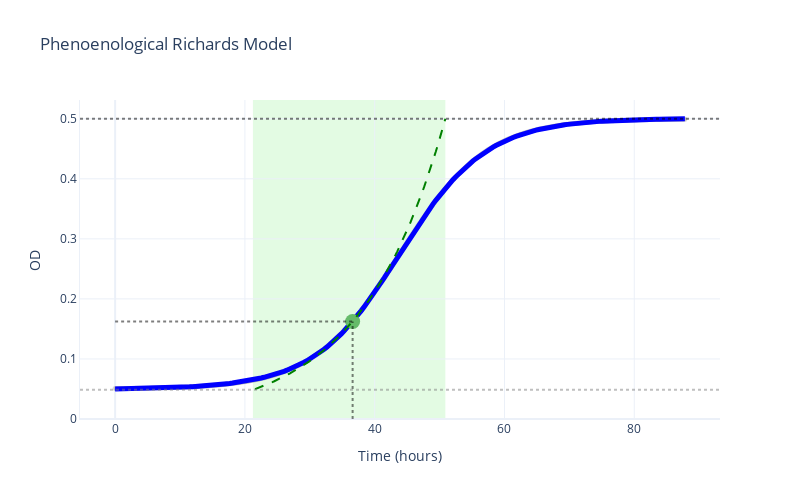

Notebook code for this chart:
### Code cell
# Example: Plot phenomenological Richards model
# Fit phenomenological parametric models
fit_phenom_richards = gc.parametric.fit_parametric(time, data, method="phenom_richards")
stats_phenom_richards = gc.utils.extract_stats(fit_phenom_richards, time, data, phase_boundary_method="tangent")

# Create base plot with data
fig = gc.plot.create_base_plot(time, data, scale="linear")

# Annotate with fit and growth statistics
fig = gc.plot.annotate_plot(
    fig,
    scale="linear",
    phase_boundaries=(stats_phenom_richards["exp_phase_start"], stats_phenom_richards["exp_phase_end"]),
    time_umax=stats_phenom_richards["time_at_umax"],
    od_umax=stats_phenom_richards["od_at_umax"],
    od_max=stats_phenom_richards["max_od"],
    N0=stats_phenom_richards["N0"],
    umax=stats_phenom_richards["mu_max"],
    umax_point=(stats_phenom_richards["time_at_umax"], stats_phenom_richards["od_at_umax"]),
    fitted_model=fit_phenom_richards,
    draw_umax_tangent=True,
)

# Add title and display
fig.update_layout(
    title="Phenoenological Richards Model",
    height=500,
    width=800,
    template="plotly_white",
)
fig.show()

### Figure 1 — Plotly figure (JSON) as saved in the notebook; plotly's stock layout.template omitted (floating-point values rounded to 4 significant figures; data arrays with more than 128 entries replaced by an {"elided": "..."} marker saying what was removed)
{"data": [{"marker": {"color": "gray", "opacity": 0.3, "size": 5}, "mode": "markers", "name": "Data", "showlegend": false, "type": "scatter", "x": {"elided": "440 float values"}, "y": {"elided": "440 float values"}}, {"line": {"color": "blue", "width": 5}, "mode": "lines", "name": "Phenomenological Richards fit", "showlegend": false, "type": "scatter", "x": {"elided": "200 float values"}, "y": {"elided": "200 float values"}}, {"marker": {"color": "#66BB6A", "size": 15, "symbol": "circle"}, "mode": "markers", "showlegend": false, "type": "scatter", "x": [36.6], "y": [0.1624]}, {"hovertemplate": "Tangent line at μmax<extra></extra>", "line": {"color": "green", "dash": "dash", "width": 2}, "mode": "lines", "name": "umax tangent", "showlegend": false, "type": "scatter", "x": [21.57, 21.86, 22.16, 22.45, 22.75, 23.05, 23.34, 23.64, 23.94, 24.23, 24.53, 24.82, 25.12, 25.42, 25.71, 26.01, 26.31, 26.6, 26.9, 27.19, 27.49, 27.79, 28.08, 28.38, 28.68, 28.97, 29.27, 29.56, 29.86, 30.16, 30.45, 30.75, 31.05, 31.34, 31.64, 31.93, 32.23, 32.53, 32.82, 33.12, 33.42, 33.71, 34.01, 34.3, 34.6, 34.9, 35.19, 35.49, 35.78, 36.08, 36.38, 36.67, 36.97, 37.27, 37.56, 37.86, 38.15, 38.45, 38.75, 39.04, 39.34, 39.64, 39.93, 40.23, 40.52, 40.82, 41.12, 41.41, 41.71, 42.01, 42.3, 42.6, 42.89, 43.19, 43.49, 43.78, 44.08, 44.38, 44.67, 44.97, 45.26, 45.56, 45.86, 46.15, 46.45, 46.74, 47.04, 47.34, 47.63, 47.93, 48.23, 48.52, 48.82, 49.11, 49.41, 49.71, 50.0, 50.3, 50.6, 50.89], "y": [0.04979, 0.05096, 0.05216, 0.05339, 0.05465, 0.05594, 0.05726, 0.05861, 0.05999, 0.0614, 0.06285, 0.06433, 0.06585, 0.0674, 0.06899, 0.07062, 0.07228, 0.07398, 0.07573, 0.07751, 0.07934, 0.08121, 0.08313, 0.08508, 0.08709, 0.08914, 0.09125, 0.0934, 0.0956, 0.09785, 0.1002, 0.1025, 0.1049, 0.1074, 0.1099, 0.1125, 0.1152, 0.1179, 0.1207, 0.1235, 0.1264, 0.1294, 0.1325, 0.1356, 0.1388, 0.1421, 0.1454, 0.1488, 0.1523, 0.1559, 0.1596, 0.1634, 0.1672, 0.1712, 0.1752, 0.1793, 0.1836, 0.1879, 0.1923, 0.1969, 0.2015, 0.2062, 0.2111, 0.2161, 0.2212, 0.2264, 0.2317, 0.2372, 0.2428, 0.2485, 0.2544, 0.2604, 0.2665, 0.2728, 0.2792, 0.2858, 0.2925, 0.2994, 0.3065, 0.3137, 0.3211, 0.3287, 0.3364, 0.3443, 0.3525, 0.3608, 0.3693, 0.378, 0.3869, 0.396, 0.4054, 0.4149, 0.4247, 0.4347, 0.4449, 0.4554, 0.4662, 0.4772, 0.4884, 0.4999]}], "layout": {"height": 500, "hovermode": "closest", "shapes": [{"fillcolor": "lightgreen", "layer": "below", "line": {"width": 0}, "opacity": 0.25, "type": "rect", "x0": 21.24, "x1": 50.89, "xref": "x", "y0": 0, "y1": 1, "yref": "y domain"}, {"line": {"color": "black", "dash": "dot", "width": 2}, "opacity": 0.5, "type": "line", "x0": 36.6, "x1": 36.6, "y0": 0, "y1": 0.1624}, {"line": {"color": "black", "dash": "dot", "width": 2}, "opacity": 0.5, "type": "line", "x0": 0, "x1": 36.6, "y0": 0.1624, "y1": 0.1624}, {"line": {"color": "black", "dash": "dot", "width": 2}, "opacity": 0.5, "type": "line", "x0": 0, "x1": 1, "xref": "x domain", "y0": 0.4999, "y1": 0.4999, "yref": "y"}, {"line": {"color": "gray", "dash": "dot", "width": 2}, "opacity": 0.5, "type": "line", "x0": 0, "x1": 1, "xref": "x domain", "y0": 0.04853, "y1": 0.04853, "yref": "y"}], "showlegend": false, "title": {"text": "Phenoenological Richards Model"}, "width": 800, "xaxis": {"range": [0, null], "title": {"text": "Time (hours)"}}, "yaxis": {"range": [0, null], "showline": true, "title": {"text": "OD"}, "visible": true}}}
